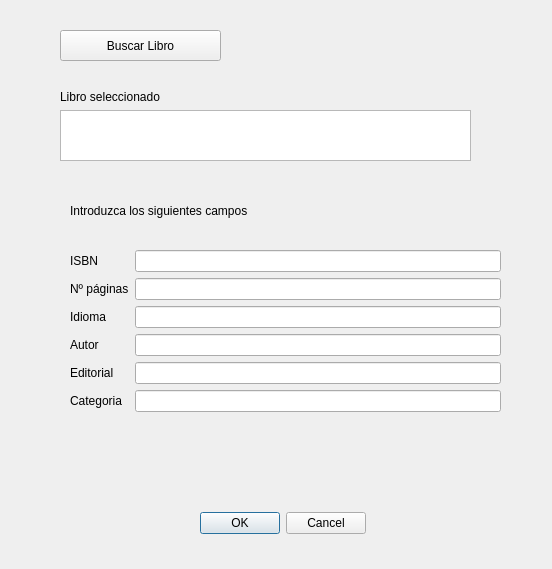
<?xml version="1.0" encoding="UTF-8"?>
<ui version="4.0">
 <class>Form</class>
 <widget class="QWidget" name="Form">
  <property name="geometry">
   <rect>
    <x>0</x>
    <y>0</y>
    <width>552</width>
    <height>569</height>
   </rect>
  </property>
  <property name="windowTitle">
   <string>Form</string>
  </property>
  <widget class="QPushButton" name="pushButton">
   <property name="geometry">
    <rect>
     <x>60</x>
     <y>30</y>
     <width>161</width>
     <height>31</height>
    </rect>
   </property>
   <property name="text">
    <string>Buscar Libro</string>
   </property>
  </widget>
  <widget class="QLabel" name="label_7">
   <property name="geometry">
    <rect>
     <x>70</x>
     <y>190</y>
     <width>261</width>
     <height>41</height>
    </rect>
   </property>
   <property name="text">
    <string>Introduzca los siguientes campos</string>
   </property>
  </widget>
  <widget class="QDialogButtonBox" name="buttonBox">
   <property name="geometry">
    <rect>
     <x>190</x>
     <y>510</y>
     <width>176</width>
     <height>27</height>
    </rect>
   </property>
   <property name="standardButtons">
    <set>QDialogButtonBox::Cancel|QDialogButtonBox::Ok</set>
   </property>
  </widget>
  <widget class="QWidget" name="">
   <property name="geometry">
    <rect>
     <x>60</x>
     <y>90</y>
     <width>411</width>
     <height>71</height>
    </rect>
   </property>
   <layout class="QGridLayout" name="gridLayout">
    <item row="0" column="0">
     <widget class="QLabel" name="label">
      <property name="text">
       <string>Libro seleccionado</string>
      </property>
     </widget>
    </item>
    <item row="1" column="0">
     <widget class="QTextBrowser" name="textBrowser"/>
    </item>
   </layout>
  </widget>
  <widget class="QWidget" name="">
   <property name="geometry">
    <rect>
     <x>70</x>
     <y>250</y>
     <width>431</width>
     <height>221</height>
    </rect>
   </property>
   <layout class="QFormLayout" name="formLayout">
    <item row="0" column="0">
     <widget class="QLabel" name="label_2">
      <property name="text">
       <string>ISBN</string>
      </property>
     </widget>
    </item>
    <item row="0" column="1">
     <widget class="QLineEdit" name="lineEdit"/>
    </item>
    <item row="1" column="0">
     <widget class="QLabel" name="label_3">
      <property name="text">
       <string>Nº páginas</string>
      </property>
     </widget>
    </item>
    <item row="1" column="1">
     <widget class="QLineEdit" name="lineEdit_2"/>
    </item>
    <item row="2" column="0">
     <widget class="QLabel" name="label_4">
      <property name="text">
       <string>Idioma</string>
      </property>
     </widget>
    </item>
    <item row="2" column="1">
     <widget class="QLineEdit" name="lineEdit_3"/>
    </item>
    <item row="3" column="0">
     <widget class="QLabel" name="label_5">
      <property name="text">
       <string>Autor</string>
      </property>
     </widget>
    </item>
    <item row="3" column="1">
     <widget class="QLineEdit" name="lineEdit_4"/>
    </item>
    <item row="4" column="0">
     <widget class="QLabel" name="label_6">
      <property name="text">
       <string>Editorial</string>
      </property>
     </widget>
    </item>
    <item row="4" column="1">
     <widget class="QLineEdit" name="lineEdit_5"/>
    </item>
    <item row="5" column="0">
     <widget class="QLabel" name="label_8">
      <property name="text">
       <string>Categoria</string>
      </property>
     </widget>
    </item>
    <item row="5" column="1">
     <widget class="QLineEdit" name="lineEdit_6"/>
    </item>
   </layout>
  </widget>
 </widget>
 <resources/>
 <connections/>
</ui>
